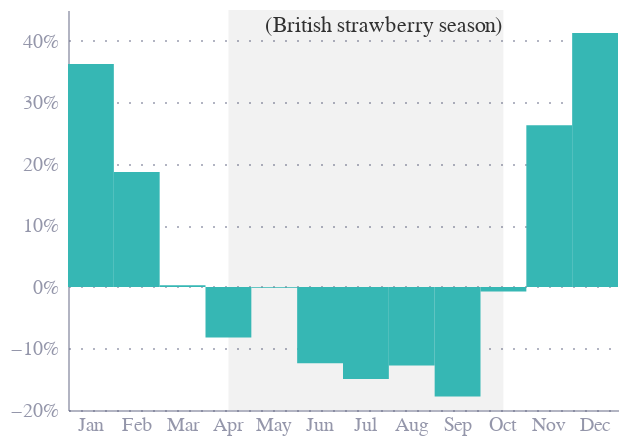

Notebook code cell kept with this figure:
### Markdown cell above
# Strawberries seasonality

### Code cell
df = full_df.query("item_id == 212720").copy()
#df = df.query("quote_date > 202001.0")

df['quote_date'] = pd.to_datetime(df.quote_date, format="%Y%m")

# Get the mean for each year
annual_df = df.groupby(df['quote_date'].dt.year).price.mean().reset_index()
annual_df = annual_df.rename(columns={'price': 'annual_mean', 'quote_date': 'year'})

df = df.groupby(df['quote_date']).agg({
    "price": "mean"
}).reset_index()

df['year'] = df['quote_date'].dt.year
df = df.merge(annual_df, on='year', how='left')
df['value'] = (df['price'] / df['annual_mean'])-1
df['month'] = df['quote_date'].dt.strftime("%b")

df = df.groupby(df['month']).agg({
    "value": "mean"
})

df['month'] = pd.to_datetime(df.index, format="%b")

# shade June-September
shade_df = pd.DataFrame([
    {"start": "2024-04-01", "end": "2024-10-30", "color": "rgba(0, 0, 0, 0.1)"},
])
shade = alt.Chart(shade_df).mark_rect(
    fillOpacity=0.5
).encode(
    x=alt.X('month(start):O', title=''),
    x2=alt.X2('month(end):O'),
    color=alt.value("rgba(0, 0, 0, 0.1)")
)

# A label for British strawberry season
label = alt.Chart(pd.DataFrame({
    "date": ["2024-10-01"],
    "text": ["(British strawberry season)"]
})).mark_text(
    align='right',
    fontSize=11,
    color='rgba(0, 0, 0, 0.8)',
).encode(
    x=alt.X('month(date):O', title=''),
    y=alt.value(8),
    text='text:N'
)


bars = alt.Chart(df).mark_bar(
    color="#36B7B4"
).encode(
    x=alt.X('month(month):O',
        axis=alt.Axis(format='%b',
            ticks=False,
         labelAngle=0, title=''),
     title=''),
    y=alt.Y('value:Q',
    axis=alt.Axis(
        format='%',
        # labelExpr="datum.label + (datum.value == 0.4 ? )",
    ),
     title=''),
)

chart = shade + bars + label

chart = chart.properties(
    width=275,
    height=200
)

chart.save("strawberry_prices_monthly.png", scale_factor=4)
chart.save("strawberry_prices_monthly.json", scale_factor=4)  # Save
chart

### Figure 1 — Vega specification as saved in the notebook (floating-point values rounded to 4 significant figures)
{"$schema": "https://vega.github.io/schema/vega/v5.json", "data": [{"name": "source_0", "values": [{"month_end": "2012-10-01T00:00:00.000", "month_start": "2012-04-01T00:00:00.000"}], "transform": [{"type": "formula", "expr": "toDate(datum['month_start'])", "as": "month_start"}, {"type": "formula", "expr": "toDate(datum['month_end'])", "as": "month_end"}]}, {"name": "source_1", "values": [{"month_month": "2012-04-01T00:00:00.000", "value_end": -0.08204, "value_start": 0.0}, {"month_month": "2012-08-01T00:00:00.000", "value_end": -0.1278, "value_start": 0.0}, {"month_month": "2012-12-01T00:00:00.000", "value_end": 0.4126, "value_start": 0.0}, {"month_month": "2012-02-01T00:00:00.000", "value_end": 0.1868, "value_start": 0.0}, {"month_month": "2012-01-01T00:00:00.000", "value_end": 0.3624, "value_start": 0.0}, {"month_month": "2012-07-01T00:00:00.000", "value_end": -0.1497, "value_start": 0.0}, {"month_month": "2012-06-01T00:00:00.000", "value_end": -0.124, "value_start": 0.0}, {"month_month": "2012-03-01T00:00:00.000", "value_end": 0.002649, "value_start": 0.0}, {"month_month": "2012-05-01T00:00:00.000", "value_end": -0.001297, "value_start": 0.0}, {"month_month": "2012-11-01T00:00:00.000", "value_end": 0.2628, "value_start": 0.0}, {"month_month": "2012-10-01T00:00:00.000", "value_end": -0.007517, "value_start": 0.0}, {"month_month": "2012-09-01T00:00:00.000", "value_end": -0.178, "value_start": 0.0}], "transform": [{"type": "formula", "expr": "toDate(datum['month_month'])", "as": "month_month"}]}, {"name": "source_2", "values": [{"month_date": "2012-10-01T00:00:00.000", "text": "(British strawberry season)"}], "transform": [{"type": "formula", "expr": "toDate(datum['month_date'])", "as": "month_date"}]}, {"name": "source_0_x_domain_month_start_0", "values": [{"month_start": "2012-04-01T00:00:00.000"}], "transform": [{"type": "formula", "expr": "toDate(datum['month_start'])", "as": "month_start"}]}, {"name": "source_0_x_domain_month_end_1", "values": [{"month_end": "2012-10-01T00:00:00.000"}], "transform": [{"type": "formula", "expr": "toDate(datum['month_end'])", "as": "month_end"}]}, {"name": "source_1_x_domain_month_month_2", "values": [{"month_month": "2012-04-01T00:00:00.000"}, {"month_month": "2012-08-01T00:00:00.000"}, {"month_month": "2012-12-01T00:00:00.000"}, {"month_month": "2012-02-01T00:00:00.000"}, {"month_month": "2012-01-01T00:00:00.000"}, {"month_month": "2012-07-01T00:00:00.000"}, {"month_month": "2012-06-01T00:00:00.000"}, {"month_month": "2012-03-01T00:00:00.000"}, {"month_month": "2012-05-01T00:00:00.000"}, {"month_month": "2012-11-01T00:00:00.000"}, {"month_month": "2012-10-01T00:00:00.000"}, {"month_month": "2012-09-01T00:00:00.000"}], "transform": [{"type": "formula", "expr": "toDate(datum['month_month'])", "as": "month_month"}]}, {"name": "source_2_x_domain_month_date_3", "values": [{"month_date": "2012-10-01T00:00:00.000"}], "transform": [{"type": "formula", "expr": "toDate(datum['month_date'])", "as": "month_date"}]}], "marks": [{"type": "rect", "name": "layer_0_marks", "from": {"data": "source_0"}, "encode": {"update": {"fillOpacity": {"value": 0.5}, "x": {"field": "month_start", "scale": "x", "band": 0.5}, "x2": {"field": "month_end", "scale": "x", "band": 0.5}, "y": {"value": 0}, "y2": {"field": {"signal": null, "datum": null, "group": "height", "parent": null}}, "fill": {"value": "rgba(0, 0, 0, 0.1)"}}}, "style": ["rect"]}, {"type": "rect", "name": "layer_1_marks", "from": {"data": "source_1"}, "encode": {"update": {"y2": {"field": "value_start", "scale": "y"}, "y": {"field": "value_end", "scale": "y"}, "width": {"signal": "max(0.25, bandwidth('x'))"}, "fill": {"value": "#36B7B4"}, "x": {"field": "month_month", "scale": "x"}}}, "style": ["bar"]}, {"type": "text", "name": "layer_2_marks", "from": {"data": "source_2"}, "encode": {"update": {"text": {"signal": "isValid(datum[\"text\"]) ? datum[\"text\"] : \"\"+datum[\"text\"]"}, "align": {"value": "right"}, "baseline": {"value": "middle"}, "x": {"field": "month_date", "scale": "x", "band": 0.5}, "fontSize": {"value": 11}, "fill": {"value": "rgba(0, 0, 0, 0.8)"}, "y": {"value": 8}}}, "style": ["text"]}], "scales": [{"name": "x", "type": "band", "domain": {"fields": [{"data": "source_0_x_domain_month_start_0", "field": "month_start"}, {"data": "source_0_x_domain_month_end_1", "field": "month_end"}, {"data": "source_1_x_domain_month_month_2", "field": "month_month"}, {"data": "source_2_x_domain_month_date_3", "field": "month_date"}], "sort": true}, "range": [0, {"signal": "width"}], "paddingOuter": 0, "paddingInner": 0}, {"name": "y", "type": "linear", "domain": {"data": "source_1", "fields": ["value_start", "value_end"]}, "range": [{"signal": "height"}, 0], "nice": true, "zero": true}], "axes": [{"scale": "y", "orient": "left", "labels": false, "domain": false, "ticks": false, "tickCount": 8, "gridScale": "x", "maxExtent": 0, "minExtent": 0, "aria": false, "zindex": 0, "grid": true}, {"scale": "x", "formatType": "time", "labelBaseline": "top", "orient": "bottom", "zindex": 1, "labelAngle": 0, "grid": false, "tickMinStep": {"signal": "datetime(2001, 1, 1, 0, 0, 0, 0) - datetime(2001, 0, 1, 0, 0, 0, 0)"}, "format": "%b", "ticks": false, "tickCount": 10, "labelOverlap": true}, {"scale": "y", "labelOverlap": true, "tickCount": 8, "format": "%", "grid": false, "orient": "left", "zindex": 0}], "width": 275, "height": 200, "padding": 5, "background": "white", "style": "cell", "config": {"range": {"category": ["#36B7B4", "#E6224B", "#F4C245", "#0063AF", "#00A767", "#179FDB", "#EB5C2E"], "diverging": ["#E6224B", "#E54753", "#C9C9C9", "#179FDB", "#122B39"], "heatmap": ["#C9C9C9", "#179FDB", "#0063AF", "#122B39"], "ordinal": ["#00A767", "#36B7B4", "#179FDB", "#0063AF", "#243B5A"]}, "mark": {"line": {"interpolate": "monotone"}}, "axisX": {"domainColor": "#676A86", "domainOpacity": 0.5, "grid": false, "labelAngle": 0, "labelColor": "#676A86", "labelOpacity": 0.7, "orient": "bottom", "tickColor": "#676A86", "tickCount": 10, "tickOpacity": 0.5, "title": false, "titleAlign": "center", "titleAnchor": "middle", "titleColor": "#676A86", "titleFontSize": 12, "titleOpacity": 0.8, "titleY": -15}, "axisY": {"domainColor": "#676A86", "domainOpacity": 0.5, "gridColor": "#676A86", "gridDash": [1, 5], "gridOpacity": 0.5, "labelColor": "#676A86", "labelOpacity": 0.7, "labelPadding": 5, "tickColor": "#676A86", "tickCount": 8, "tickOpacity": 0.5, "ticks": false, "titleAlign": "left", "titleAngle": 0, "titleBaseline": "bottom", "titleColor": "#676A86", "titleFontSize": 12, "titleOpacity": 0.8, "titleX": 0, "titleY": -7}, "style": {"guide-label": {"font": "Circular Std"}, "guide-title": {"font": "Circular Std"}, "group-title": {"font": "Circular Std"}, "group-subtitle": {"font": "Circular Std"}, "cell": {"stroke": "transparent", "width": 400, "height": 300}, "text": {"font": "Circular Std"}}}}
